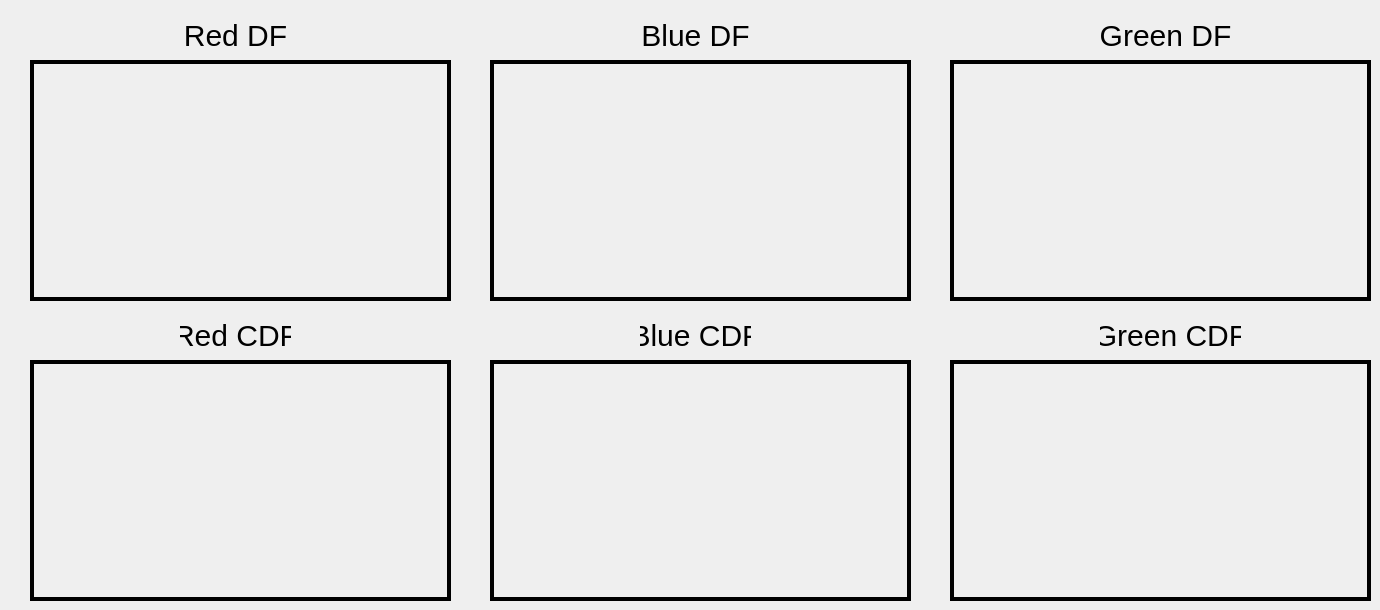
    <widget class="QWidget" name="HistogramTab">
     <attribute name="icon">
      <iconset>
       <normaloff>:/Icons/Histogram.png</normaloff>:/Icons/Histogram.png</iconset>
     </attribute>
     <attribute name="title">
      <string>Histogram</string>
     </attribute>
     <widget class="QLabel" name="A6">
      <property name="geometry">
       <rect>
        <x>180</x>
        <y>20</y>
        <width>111</width>
        <height>31</height>
       </rect>
      </property>
      <property name="styleSheet">
       <string notr="true">font-family: Impact, Haettenschweiler, 'Arial Narrow Bold', sans-serif;
font-size: 30px;
color: black;
background-color:transparent;</string>
      </property>
      <property name="text">
       <string>Red DF</string>
      </property>
      <property name="alignment">
       <set>Qt::AlignCenter</set>
      </property>
     </widget>
     <widget class="QLabel" name="Histogram_1">
      <property name="geometry">
       <rect>
        <x>30</x>
        <y>60</y>
        <width>421</width>
        <height>241</height>
       </rect>
      </property>
      <property name="styleSheet">
       <string notr="true">border: 4px solid black;
</string>
      </property>
      <property name="text">
       <string/>
      </property>
      <property name="scaledContents">
       <bool>true</bool>
      </property>
      <property name="alignment">
       <set>Qt::AlignCenter</set>
      </property>
     </widget>
     <widget class="QLabel" name="A6_2">
      <property name="geometry">
       <rect>
        <x>180</x>
        <y>320</y>
        <width>111</width>
        <height>31</height>
       </rect>
      </property>
      <property name="styleSheet">
       <string notr="true">font-family: Impact, Haettenschweiler, 'Arial Narrow Bold', sans-serif;
font-size: 30px;
color: black;
background-color:transparent;</string>
      </property>
      <property name="text">
       <string>Red CDF</string>
      </property>
      <property name="alignment">
       <set>Qt::AlignCenter</set>
      </property>
     </widget>
     <widget class="QLabel" name="Histogram_2">
      <property name="geometry">
       <rect>
        <x>30</x>
        <y>360</y>
        <width>421</width>
        <height>241</height>
       </rect>
      </property>
      <property name="styleSheet">
       <string notr="true">border: 4px solid black;
</string>
      </property>
      <property name="text">
       <string/>
      </property>
      <property name="scaledContents">
       <bool>true</bool>
      </property>
      <property name="alignment">
       <set>Qt::AlignCenter</set>
      </property>
     </widget>
     <widget class="QLabel" name="Histogram_3">
      <property name="geometry">
       <rect>
        <x>490</x>
        <y>60</y>
        <width>421</width>
        <height>241</height>
       </rect>
      </property>
      <property name="styleSheet">
       <string notr="true">border: 4px solid black;
</string>
      </property>
      <property name="text">
       <string/>
      </property>
      <property name="scaledContents">
       <bool>true</bool>
      </property>
      <property name="alignment">
       <set>Qt::AlignCenter</set>
      </property>
     </widget>
     <widget class="QLabel" name="A6_3">
      <property name="geometry">
       <rect>
        <x>640</x>
        <y>320</y>
        <width>111</width>
        <height>31</height>
       </rect>
      </property>
      <property name="styleSheet">
       <string notr="true">font-family: Impact, Haettenschweiler, 'Arial Narrow Bold', sans-serif;
font-size: 30px;
color: black;
background-color:transparent;</string>
      </property>
      <property name="text">
       <string>Blue CDF</string>
      </property>
      <property name="alignment">
       <set>Qt::AlignCenter</set>
      </property>
     </widget>
     <widget class="QLabel" name="Histogram_4">
      <property name="geometry">
       <rect>
        <x>490</x>
        <y>360</y>
        <width>421</width>
        <height>241</height>
       </rect>
      </property>
      <property name="styleSheet">
       <string notr="true">border: 4px solid black;
</string>
      </property>
      <property name="text">
       <string/>
      </property>
      <property name="scaledContents">
       <bool>true</bool>
      </property>
      <property name="alignment">
       <set>Qt::AlignCenter</set>
      </property>
     </widget>
     <widget class="QLabel" name="A6_4">
      <property name="geometry">
       <rect>
        <x>640</x>
        <y>20</y>
        <width>111</width>
        <height>31</height>
       </rect>
      </property>
      <property name="styleSheet">
       <string notr="true">font-family: Impact, Haettenschweiler, 'Arial Narrow Bold', sans-serif;
font-size: 30px;
color: black;
background-color:transparent;</string>
      </property>
      <property name="text">
       <string>Blue DF</string>
      </property>
      <property name="alignment">
       <set>Qt::AlignCenter</set>
      </property>
     </widget>
     <widget class="QLabel" name="Histogram_5">
      <property name="geometry">
       <rect>
        <x>950</x>
        <y>60</y>
        <width>421</width>
        <height>241</height>
       </rect>
      </property>
      <property name="styleSheet">
       <string notr="true">border: 4px solid black;
</string>
      </property>
      <property name="text">
       <string/>
      </property>
      <property name="scaledContents">
       <bool>true</bool>
      </property>
      <property name="alignment">
       <set>Qt::AlignCenter</set>
      </property>
     </widget>
     <widget class="QLabel" name="A6_5">
      <property name="geometry">
       <rect>
        <x>1100</x>
        <y>320</y>
        <width>141</width>
        <height>31</height>
       </rect>
      </property>
      <property name="styleSheet">
       <string notr="true">font-family: Impact, Haettenschweiler, 'Arial Narrow Bold', sans-serif;
font-size: 30px;
color: black;
background-color:transparent;</string>
      </property>
      <property name="text">
       <string>Green CDF</string>
      </property>
      <property name="alignment">
       <set>Qt::AlignCenter</set>
      </property>
     </widget>
     <widget class="QLabel" name="Histogram_6">
      <property name="geometry">
       <rect>
        <x>950</x>
        <y>360</y>
        <width>421</width>
        <height>241</height>
       </rect>
      </property>
      <property name="styleSheet">
       <string notr="true">border: 4px solid black;
</string>
      </property>
      <property name="text">
       <string/>
      </property>
      <property name="scaledContents">
       <bool>true</bool>
      </property>
      <property name="alignment">
       <set>Qt::AlignCenter</set>
      </property>
     </widget>
     <widget class="QLabel" name="A6_6">
      <property name="geometry">
       <rect>
        <x>1100</x>
        <y>20</y>
        <width>131</width>
        <height>31</height>
       </rect>
      </property>
      <property name="styleSheet">
       <string notr="true">font-family: Impact, Haettenschweiler, 'Arial Narrow Bold', sans-serif;
font-size: 30px;
color: black;
background-color:transparent;</string>
      </property>
      <property name="text">
       <string>Green DF</string>
      </property>
      <property name="alignment">
       <set>Qt::AlignCenter</set>
      </property>
     </widget>
    </widget>
